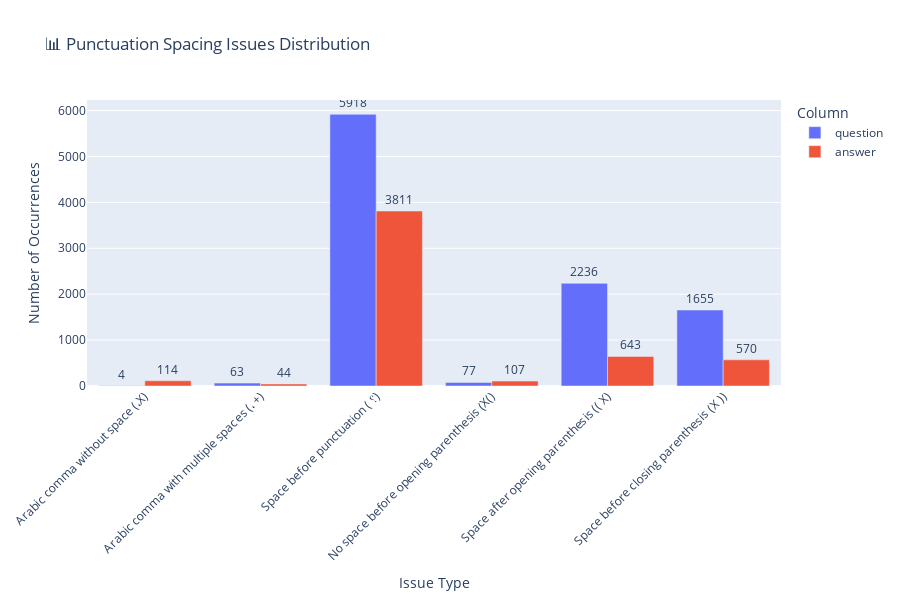

The notebook cell saved with this chart:
### Markdown cell above
#### 7. Punctuation Spacing Analysis For Data Quality Assessment

Proper punctuation spacing is essential for text readability and linguistic accuracy in Arabic text processing. During the data exploration phase, we conducted a comprehensive analysis to identify and quantify punctuation spacing inconsistencies in our dataset.

**What are Punctuation Spacing Issues?**

Common spacing problems in Arabic text include:
- **Arabic comma without space (،X)** - Missing space after Arabic comma
- **Arabic comma with multiple spaces (، +)** - Excessive spaces after comma
- **Space before punctuation ( ؟)** - Unwanted space before question marks and other punctuation
- **No space before opening parenthesis (X()** - Missing space before opening bracket
- **Space after opening parenthesis (( X)** - Extra space after opening bracket
- **Space before closing parenthesis (X ))** - Extra space before closing bracket

**Analysis Methodology:**

We systematically scanned both `question` and `answer` columns using regular expression patterns to detect six common punctuation spacing issues. For each text entry, we:

1. **Detected spacing violations** - Identified all instances where punctuation spacing rules are violated
2. **Counted occurrence frequency** - Tracked how many times each issue type appears
3. **Recorded affected records** - Documented which records contain spacing issues for targeted cleaning

**Key Metrics:**

- **Total Records Analyzed:** 8,888 question-answer pairs
- **Records with Spacing Issues:** [To be determined from analysis output]
- **Impact Rate:** [To be calculated as percentage]
- **Most Common Issue Type:** [To be identified from results]

**Why This Matters:**

Understanding punctuation spacing patterns is crucial for several reasons:

1. **Text Consistency** - Ensures uniform punctuation formatting across the entire dataset
2. **Readability Enhancement** - Properly spaced punctuation improves text comprehension
3. **Search & Matching** - Consistent spacing improves text retrieval accuracy in RAG systems
4. **Professional Quality** - Well-formatted text reflects higher data quality standards

**Cleaning Approach:**

All identified punctuation spacing issues are corrected during the data cleaning process using the `fix_punctuation_spacing()` method in the `AdvancedArabicCleaner` class. This method:

- Adds space after Arabic commas when missing: `،X` → `، X`
- Normalizes multiple spaces to single space: `،  X` → `، X`
- Removes spaces before punctuation marks: `X ؟` → `X؟`
- Adds space before opening parenthesis: `X(` → `X (`
- Removes extra space after opening parenthesis: `( X` → `(X`
- Removes extra space before closing parenthesis: `X )` → `X)`

**Visualizations:**

The analysis produces two key outputs:

1. **Bar Chart** - Shows the distribution of each spacing issue type across both columns, making it easy to identify the most prevalent problems
2. **Summary Table** - Provides exact counts and percentages of affected records for quick reference

These insights guide the cleaning strategy and help ensure the final dataset maintains professional punctuation standards suitable for training high-quality language models.

### Code cell
def analyze_punctuation_spacing(df):
    """
    Comprehensive analysis of punctuation spacing issues in the dataset
    """
    
    # Punctuation patterns to check
    punctuation_patterns = {
        'Arabic comma without space (،X)': r'،(?!\s)',
        'Arabic comma with multiple spaces (، +)': r'،\s{2,}',
        'Space before punctuation ( ؟)': r'\s+[؟.!؛:]',
        'No space before opening parenthesis (X()': r'(\S)\(',
        'Space after opening parenthesis (( X)': r'\(\s+',
        'Space before closing parenthesis (X ))': r'\s+\)'
    }
    
    results = {
        'question': {'total': 0, 'by_issue': {}, 'affected_rows': []},
        'answer': {'total': 0, 'by_issue': {}, 'affected_rows': []}
    }
    
    # Check each column
    for column in ['question', 'answer']:
        print(f"\n{'='*70}")
        print(f"🔍 Analyzing punctuation spacing in column: {column}")
        print(f"{'='*70}")
        
        affected_rows = []
        issue_counts = {issue: 0 for issue in punctuation_patterns.keys()}
        
        for idx, row in df.iterrows():
            text = str(row[column])
            found_issues = {}
            
            # Check each pattern
            for issue_name, pattern in punctuation_patterns.items():
                matches = re.findall(pattern, text)
                if matches:
                    issue_counts[issue_name] += 1
                    found_issues[issue_name] = {
                        'count': len(matches),
                        'examples': matches[:3]  # First 3 examples
                    }
            
            if found_issues:
                affected_rows.append({
                    'id': row.get('id', idx),
                    'text': text,
                    'text_preview': text[:100] + '...' if len(text) > 100 else text,
                    'issues': found_issues,
                    'issue_count': len(found_issues)
                })
        
        # Save results
        results[column]['total'] = len(affected_rows)
        results[column]['by_issue'] = issue_counts
        results[column]['affected_rows'] = affected_rows
        
        # Display statistics
        print(f"\n📊 Statistics:")
        print(f"   Total records: {len(df)}")
        print(f"   Records with spacing issues: {len(affected_rows)}")
        print(f"   Impact rate: {(len(affected_rows)/len(df)*100):.2f}%")
        
        # Display issue distribution
        if any(count > 0 for count in issue_counts.values()):
            print(f"\n📈 Issue type distribution:")
            for issue, count in sorted(issue_counts.items(), key=lambda x: x[1], reverse=True):
                if count > 0:
                    print(f"   {issue}: {count} occurrences")
        else:
            print(f"\n✅ No punctuation spacing issues found in this column")
        
        # Display examples
        if affected_rows:
            print(f"\n📝 Examples with spacing issues (first 5):")
            for i, row in enumerate(affected_rows[:5], 1):
                print(f"\n   {'─'*66}")
                print(f"   【 Example {i} - ID: {row['id']} 】")
                print(f"   Issues found: {list(row['issues'].keys())}")
                print(f"   Text preview: {row['text_preview']}")
    
    return results


def visualize_punctuation_spacing(results):
    """
    Visualize punctuation spacing issues with charts
    """
    
    # Prepare data for plotting
    data_for_plot = []
    
    for column in ['question', 'answer']:
        for issue, count in results[column]['by_issue'].items():
            if count > 0:
                data_for_plot.append({
                    'Column': column,
                    'Issue Type': issue,
                    'Count': count
                })
    
    if not data_for_plot:
        print("\n✅ No punctuation spacing issues found in the dataset!")
        return
    
    df_plot = pd.DataFrame(data_for_plot)
    
    # Create bar chart
    fig = px.bar(
        df_plot,
        x='Issue Type',
        y='Count',
        color='Column',
        barmode='group',
        title='📊 Punctuation Spacing Issues Distribution',
        labels={'Count': 'Number of Occurrences', 'Issue Type': 'Issue Type'},
        text='Count'
    )
    
    fig.update_traces(textposition='outside')
    fig.update_layout(
        xaxis_tickangle=-45,
        height=600,
        showlegend=True
    )
    fig.show()
    
    # Summary table
    print("\n" + "="*70)
    print("📋 Punctuation Spacing Issues Summary:")
    print("="*70)
    
    summary_data = []
    for column in ['question', 'answer']:
        total = results[column]['total']
        summary_data.append({
            'Column': column,
            'Affected Records': total,
            'Percentage': f"{(total/8888*100):.2f}%" if total > 0 else "0%"
        })
    
    df_summary = pd.DataFrame(summary_data)
    print(df_summary.to_string(index=False))



# Execute Punctuation Spacing Analysis


# Run analysis
punctuation_results = analyze_punctuation_spacing(df_raw)

# Visualize results
visualize_punctuation_spacing(punctuation_results)

print("\n" + "="*70)
print("🎉 Punctuation spacing analysis completed successfully!")
print("="*70)

### Figure 1 — Plotly figure (JSON) as saved in the notebook; plotly's stock layout.template omitted (floating-point values rounded to 4 significant figures)
{"data": [{"alignmentgroup": "True", "hovertemplate": "Column=question<br>Issue Type=%{x}<br>Number of Occurrences=%{text}<extra></extra>", "legendgroup": "question", "marker": {"color": "#636efa", "pattern": {"shape": ""}}, "name": "question", "offsetgroup": "question", "orientation": "v", "showlegend": true, "text": [4.0, 63.0, 5918.0, 77.0, 2236.0, 1655.0], "textposition": "outside", "type": "bar", "x": ["Arabic comma without space (،X)", "Arabic comma with multiple spaces (، +)", "Space before punctuation ( ؟)", "No space before opening parenthesis (X()", "Space after opening parenthesis (( X)", "Space before closing parenthesis (X ))"], "xaxis": "x", "y": [4, 63, 5918, 77, 2236, 1655], "yaxis": "y"}, {"alignmentgroup": "True", "hovertemplate": "Column=answer<br>Issue Type=%{x}<br>Number of Occurrences=%{text}<extra></extra>", "legendgroup": "answer", "marker": {"color": "#EF553B", "pattern": {"shape": ""}}, "name": "answer", "offsetgroup": "answer", "orientation": "v", "showlegend": true, "text": [114.0, 44.0, 3811.0, 107.0, 643.0, 570.0], "textposition": "outside", "type": "bar", "x": ["Arabic comma without space (،X)", "Arabic comma with multiple spaces (، +)", "Space before punctuation ( ؟)", "No space before opening parenthesis (X()", "Space after opening parenthesis (( X)", "Space before closing parenthesis (X ))"], "xaxis": "x", "y": [114, 44, 3811, 107, 643, 570], "yaxis": "y"}], "layout": {"barmode": "group", "height": 600, "legend": {"title": {"text": "Column"}, "tracegroupgap": 0}, "showlegend": true, "title": {"text": "📊 Punctuation Spacing Issues Distribution"}, "xaxis": {"anchor": "y", "domain": [0, 1], "tickangle": -45, "title": {"text": "Issue Type"}}, "yaxis": {"anchor": "x", "domain": [0, 1], "title": {"text": "Number of Occurrences"}}}}
